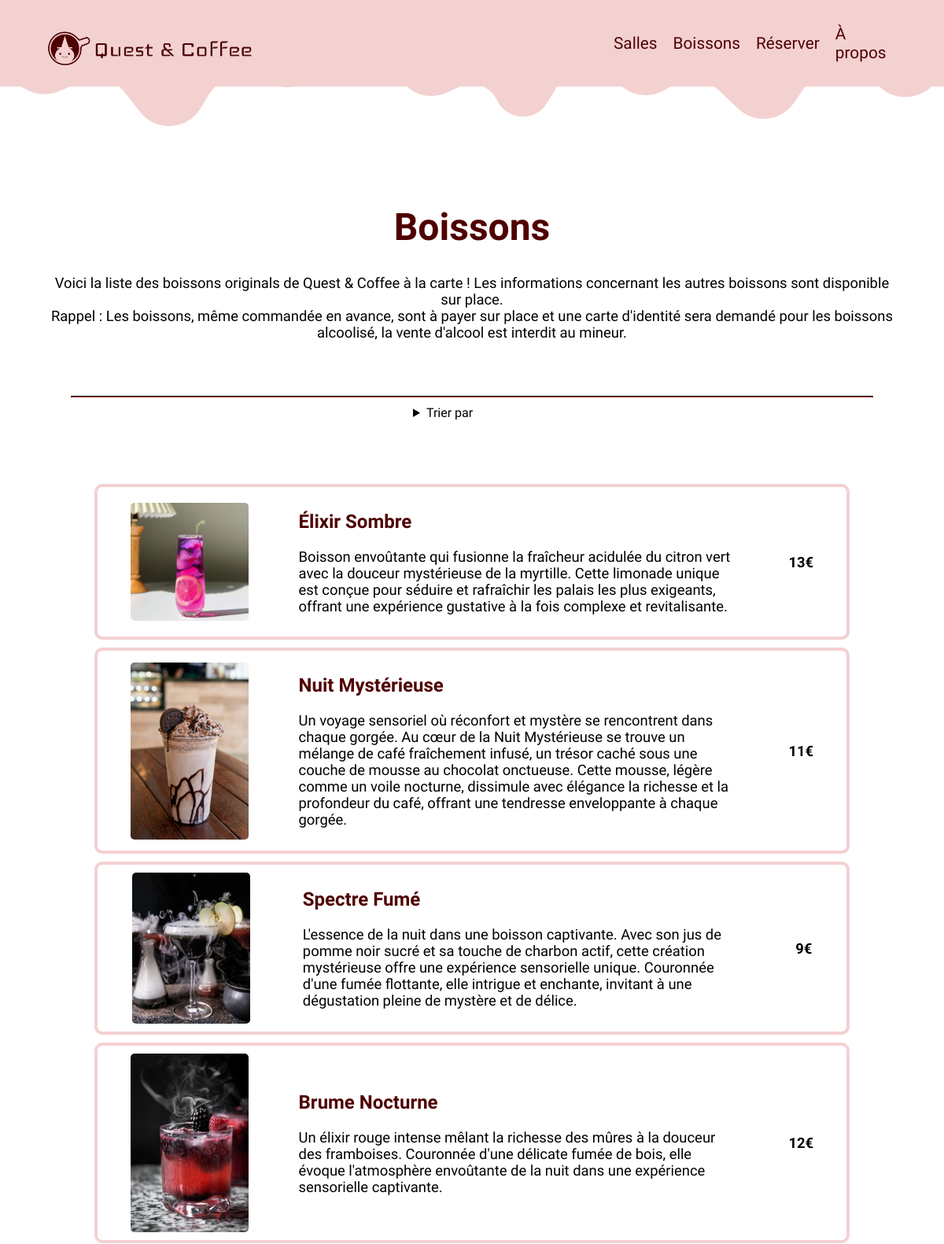
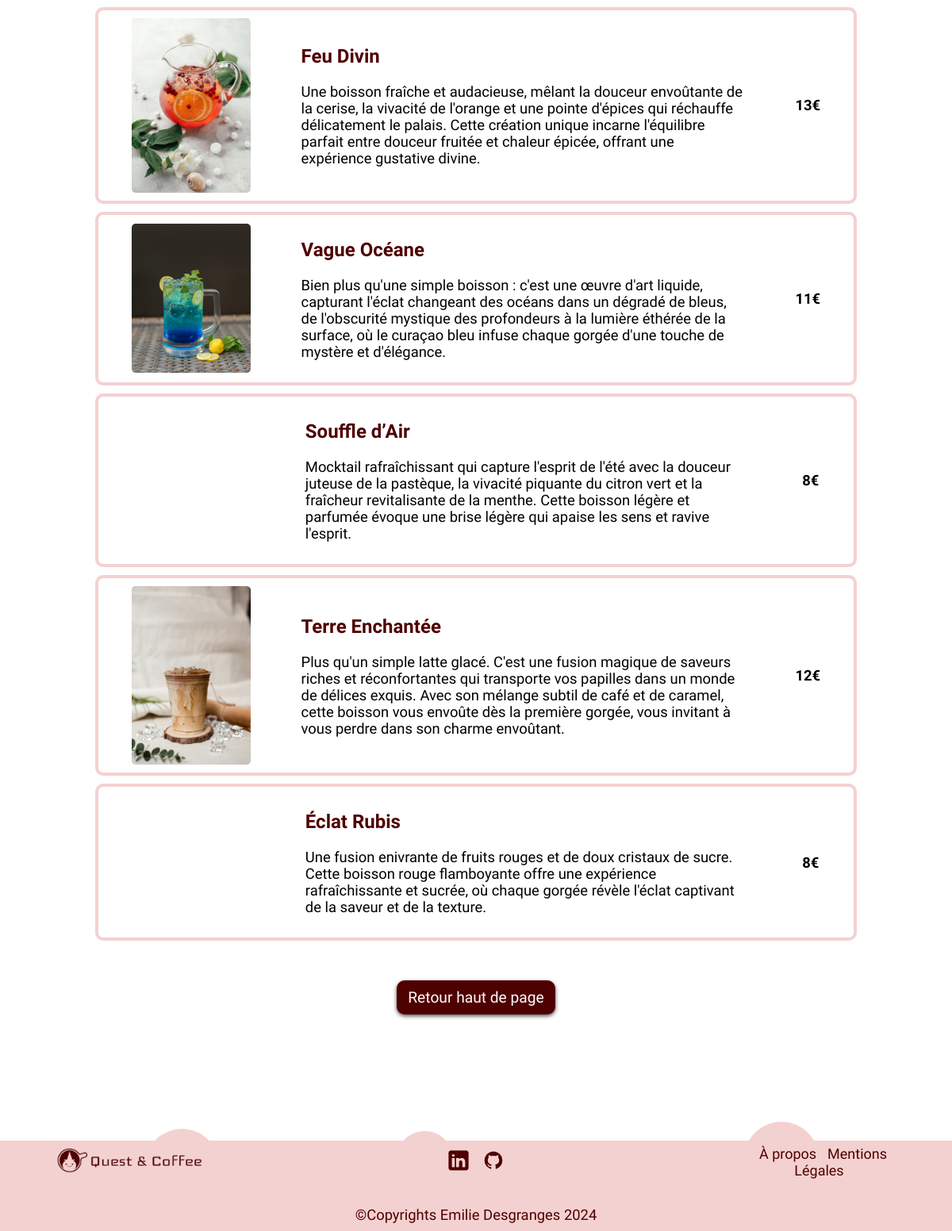
The app's page /boissons.php with its own data (2 pictures, top to bottom).
### tables this page shows
CREATE TABLE `boisson` (
  `id_boisson` int(11) NOT NULL,
  `nom_boisson` varchar(50) NOT NULL,
  `description_boisson` text NOT NULL,
  `prix` int(11) NOT NULL,
  `img_boisson` text NOT NULL
);

### boissons.php (the view, shortened to what this page needs)
<!DOCTYPE html>
<html lang="fr">
<head>
    <link rel="stylesheet" href="style.css">
    <link rel="stylesheet" href="style-boisson.css">
</head>
<body>
    <?php require "header.php"; ?>
    <main>
        <h1 id="content">Boissons</h1>
        <p id="bandeauTxt">Voici la liste des boissons originals de Quest & Coffee à la carte ! Les informations
            concernant les autres
            boissons sont disponible sur place. <br> Rappel : Les boissons, même commandée en avance, sont à payer sur
            place et une carte d'identité sera demandé pour les boissons alcoolisé, la vente d'alcool est interdit au
            mineur. </p>
        <hr>
        <span class="filtre">
            <details>
                <summary>Trier par </summary>
            </details>
        </span>
        <span class="liste-boissons">
            <?php require "connexion.php";
            $requete = "SELECT * FROM boisson";
            $stmt = $db->query($requete);
            $result = $stmt->fetchall(PDO::FETCH_ASSOC);
            if (count($result) > 0) {
                foreach ($result as $boisson) {
                    ?>
                    <div class="boisson">
                        <img src="img/boisson/<?= $boisson["img_boisson"]; ?>" alt="">
                        <span class="txt-boisson">
                            <h2><?= $boisson["nom_boisson"]; ?></h2>
                            <p><?= $boisson["description_boisson"]; ?></p>
                        </span>
                        <p><strong><?= $boisson["prix"]; ?>€</strong></p>
                    </div>
                    <?php
                }
            } else {
                echo "Aucun résultat trouvé";
                echo '<a href="salles.php">Voir toutes les salles</a>';
            }
            ?>
        </span>
        <a href="#top" class="button-style centerElem">Retour haut de page</a>
    </main>
    <?php require "footer.php"; ?>
</body>
</html>

### header.php (shortened to what this page needs)
<link rel="stylesheet" href="style_composant.css">
<header class="composant-header">
        <nav>
            <a class="retourAccueil" href="index.php"><img src="img/logo-full.png" alt="retour à l'accueil"></a>
            <ul>
                <li><a href="salles.php">Salles</a></li>
                <li><a href="boissons.php">Boissons</a></li>
                <li><a href="reservation.php">Réserver</a></li>
                <li><a href="propos.php">À propos</a></li>
            </ul>
        </nav>
    </header>

### footer.php (shortened to what this page needs)
<link rel="stylesheet" href="style_composant.css">
<footer>
    <div>
        <span><a class="retourAccueil" href="index.php"><img src="img/logo-full.png" alt="retour à l'accueil" class="footerlogo"></a></span>
        <span class="reseau">
            <a href="https://www.linkedin.com/in/emilie-desgranges-5b3544264/" target="_blank"><img src="img/linkedin.svg" alt="image cliquable vers le profil LinkedIn du créateur" ></a>
            <a href="https://github.com/dragondoee" target="_blank"><img src="img/github.svg" alt="image cliquable vers le profil Github du créateur"></a>
        </span>
        <span>
            <a href="propos.php">À propos</a>
            <a href="mentions.php">Mentions Légales</a>
        </span>
    </div>
    <p>©Copyrights Emilie Desgranges 2024</p>
</footer>

### style.css (style rules this page uses)
*, *::after, *::before { box-sizing: border-box; }
:root { --darkRed :#4F0000; --lightPink : #F4D1D1; }
body { position: relative; margin: 0; }
hr { width: 85%; margin-top: 70px; margin-bottom: 70px; border-color: var(--darkRed); }
h1, h2, h3, h4, a, button, label, legend { font-family: "Iceland", sans-serif, Impact, Impact,'Arial Narrow Bold', sans-serif; color: var(--darkRed); }
p { font-family: "Itim", cursive, Arial, Helvetica, sans-serif; font-size: 1.15rem; }
input, select, details { font-family: "Itim", cursive, Arial, Helvetica, sans-serif; font-size: 1rem; }
.button-style, button { text-decoration: none; color: #fff; font-size: 1.2rem; border-radius: 10px; padding: 10px; width: 200px; text-align: center; background-color: var(--darkRed); border: none; cursor: pointer; box-shadow: 0 2px 5px #000000b0; transition: ease 0.5s; z-index: 2; }
.centerElem { display: block; margin-left: auto; margin-right: auto; }

### style-boisson.css (style rules this page uses)
:root { --darkRed: #4F0000; --lightPink: #F4D1D1; }
h1 { font-size: 3rem; text-align: center; }
#bandeauTxt { text-align: center; margin-right: auto; margin-left: auto; width: 90%; }
hr { margin-bottom: 10px; }
main a { text-decoration: none; font-size: 1.5rem; margin-top: 10px; }
.filtre { display: flex; justify-content: center; align-items: center; gap: 5vw; }
details { width: 150px; height: 20px; overflow: visible; z-index: 2; }
.liste-boissons { margin-top: 10vh; margin-bottom: 50px; display: flex; flex-direction: column; gap: 10px; }
.liste-boissons div { display: flex; align-items: center; justify-content: space-around; margin-left: auto; width: 80%; margin-right: auto; border: var(--lightPink) 4px solid; border-radius: 10px; padding: 10px; }
.liste-boissons img { width: 150px; border-radius: 5px; }
.txt-boisson { width: 60%; }

### style_composant.css (style rules this page uses)
*, *::after, *::before { box-sizing: border-box; }
body { margin: 0; }
.composant-header { font-family: "Iceland", sans-serif, Impact; background-color: #F4D1D1; color: #4F0000; width: 100%; position: relative; padding: 0 50px; }
.composant-header img { margin-top: 20px; width: 300px; }
.composant-header nav { display: flex; align-items: center; }
.composant-header ul { display: flex; gap: 60px; align-items: center; justify-content: space-around; width: 380px; gap: 20px; padding: 10px; border-radius: 15px; font-size: 1.3rem; }
.composant-header a { text-decoration: none; margin-right: auto; color: #4F0000; }
.composant-header li { list-style-type: none; }
footer { background-color: #F4D1D1; color: #4F0000; margin-right: auto; margin-bottom: -50px; margin-left: auto; font-family: "Itim", cursive, Impact, Haettenschweiler, 'Arial Narrow Bold', sans-serif; text-align: center; }
.footerlogo { width: 210px; }
footer a { text-decoration: none; color: #4F0000; padding: 5px; font-size: 1.125rem; }
footer div { display: flex; align-items: center; width: 90vw; margin-right: auto; margin-left: auto; }
footer p { padding: 10px; }
footer span { width: 210px; }
.reseau { margin-left: auto; margin-right: auto; }
.reseau img { width: 30px; }

### records on screen
boisson: img_boisson (picture), nom_boisson "Élixir Sombre", description_boisson "Boisson envoûtante qui fusionne la fraîcheur acidulée du citron vert avec la douceur mystérieuse de la myrtille. Cette limonade unique est conçue pour séduire et rafraîchir les palais les plus exigeants, offrant une expérience gustative à la fois complexe et revitalisante.", prix "13"
boisson: img_boisson (picture), nom_boisson "Nuit Mystérieuse", description_boisson "Un voyage sensoriel où réconfort et mystère se rencontrent dans chaque gorgée. Au cœur de la Nuit Mystérieuse se trouve un mélange de café fraîchement infusé, un trésor caché sous une couche de mousse au chocolat onctueuse. Cette mousse, légère comme un voile nocturne, dissimule avec élégance la richesse et la profondeur du café, offrant une tendresse enveloppante à chaque gorgée.", prix "11"
boisson: img_boisson (picture), nom_boisson "Spectre Fumé", description_boisson "L'essence de la nuit dans une boisson captivante. Avec son jus de pomme noir sucré et sa touche de charbon actif, cette création mystérieuse offre une expérience sensorielle unique. Couronnée d'une fumée flottante, elle intrigue et enchante, invitant à une dégustation pleine de mystère et de délice.", prix "9"
boisson: img_boisson (picture), nom_boisson "Brume Nocturne", description_boisson "Un élixir rouge intense mêlant la richesse des mûres à la douceur des framboises. Couronnée d'une délicate fumée de bois, elle évoque l'atmosphère envoûtante de la nuit dans une expérience sensorielle captivante.", prix "12"
boisson: img_boisson (picture), nom_boisson "Feu Divin", description_boisson "Une boisson fraîche et audacieuse, mêlant la douceur envoûtante de la cerise, la vivacité de l'orange et une pointe d'épices qui réchauffe délicatement le palais. Cette création unique incarne l'équilibre parfait entre douceur fruitée et chaleur épicée, offrant une expérience gustative divine.", prix "13"
boisson: img_boisson (picture), nom_boisson "Vague Océane", description_boisson "Bien plus qu'une simple boisson : c'est une œuvre d'art liquide, capturant l'éclat changeant des océans dans un dégradé de bleus, de l'obscurité mystique des profondeurs à la lumière éthérée de la surface, où le curaçao bleu infuse chaque gorgée d'une touche de mystère et d'élégance.", prix "11"
boisson: nom_boisson "Souffle d’Air", description_boisson "Mocktail rafraîchissant qui capture l'esprit de l'été avec la douceur juteuse de la pastèque, la vivacité piquante du citron vert et la fraîcheur revitalisante de la menthe. Cette boisson légère et parfumée évoque une brise légère qui apaise les sens et ravive l'esprit.", prix "8"
boisson: img_boisson (picture), nom_boisson "Terre Enchantée", description_boisson "Plus qu'un simple latte glacé. C'est une fusion magique de saveurs riches et réconfortantes qui transporte vos papilles dans un monde de délices exquis. Avec son mélange subtil de café et de caramel, cette boisson vous envoûte dès la première gorgée, vous invitant à vous perdre dans son charme envoûtant.", prix "12"
boisson: nom_boisson "Éclat Rubis", description_boisson "Une fusion enivrante de fruits rouges et de doux cristaux de sucre. Cette boisson rouge flamboyante offre une expérience rafraîchissante et sucrée, où chaque gorgée révèle l'éclat captivant de la saveur et de la texture.", prix "8"
